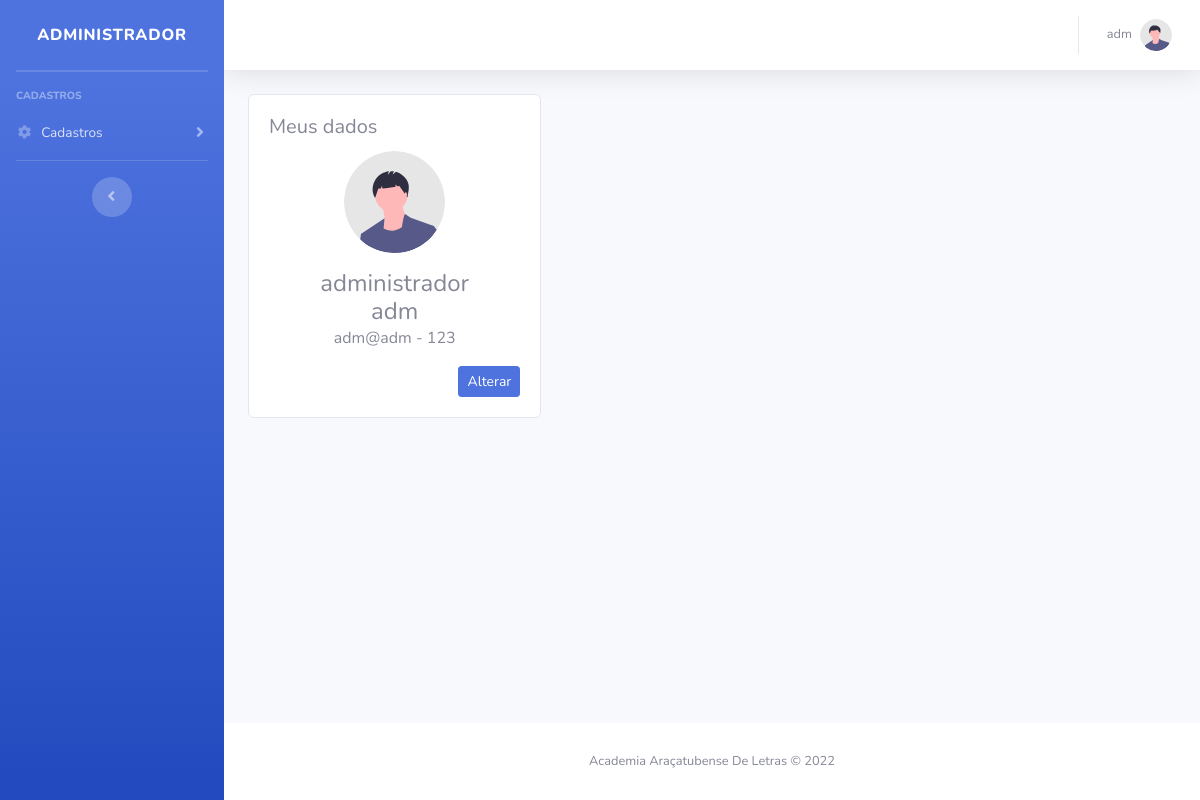
/modulos/perfil/perfil.php (signed in), run on the app's committed database.
### tables this page shows
CREATE TABLE `usuario` (
  `id` int(11) NOT NULL,
  `nome` varchar(150) NOT NULL,
  `email` varchar(100) NOT NULL,
  `telefone` bigint(20) NOT NULL,
  `senha` varchar(20) NOT NULL,
  `tipo` varchar(30) NOT NULL
);

### config.php (called while the page is built, shortened)
<?php
include_once path('funcoes/conexao.php');
function arquivo($file)
{
    return ROOT_PATH . $file;
}
function path($file)
{
    return ROOT_DIR . '/' . $file;
}
function usuario()
{
    $id = $_SESSION['id'];
    $sql = "SELECT * FROM usuario WHERE id = $id";
    $query = $GLOBALS['conexaoBanco']->query($sql);
    return $query->fetch();
}

### funcoes/conexao.php (called while the page is built, shortened)
<?php
    function retornaDado($sql)
    {
        $pdo = $GLOBALS['conexaoBanco'];
        $resultado = $pdo->query($sql);
        return $resultado->fetch();
    }
?>

### modulos/perfil/perfil.php (the view, shortened to what this page needs)
<!DOCTYPE html>
<html lang="pt-br">
<?php
include '../../config.php';
$sql = 'SELECT * FROM usuario where id ';
$perfil = retornaDado($sql);
?>
<?php include_once path('template/head.php'); ?>
<body id="page-top">
    <div id="wrapper">
        <?php include_once path('template/sidebar.php'); ?>
        <div id="content-wrapper" class="d-flex flex-column">
            <div id="content">
                <?php include_once path('template/navbar.php'); ?>
                    <div class="container-fluid">
                        <div class="row g-4">
                            <div class="col-12 col-sm-12 col-md-4 col-lg-4 col-xl-4 mb-3">
                                <div class="d-flex">
                                    <div class="card w-100">
                                        <div class="card-body">
                                            <h5 class="card-title">Meus dados</h5>
                                            <div class="text-center">
                                                <img class="img-profile rounded-circle mb-3 col-6" src="<?= arquivo('img/undraw_profile.svg') ?>">
                                            </div>
                                            <h4 class="text-center mb-0"><?= $perfil['tipo'] ?></h4>
                                            <h4 class="text-center mb-0"><?= $perfil['nome'] ?></h4>
                                            <p class="text-small text-muted text-center"><?= $perfil['email'] ?> - <?= $perfil['telefone'] ?></p>
                                            <div class="text-right">
                                                <a href="../usuarios/alterar.php?id=<?= $perfil['id'] ?>" class="btn btn-primary btn-sm">Alterar</a>
                                            </div>
                                        </div>
                                    </div>
                                </div>
                            </div>
                        </div>
                    </div>
            </div>
            <footer class="sticky-footer bg-white">
                <div class="container my-auto">
                    <div class="copyright text-center my-auto">
                        <span>Academia Araçatubense De Letras &copy; 2022</span>
                    </div>
                </div>
            </footer>
</body>
</html>

### template/navbar.php (shortened to what this page needs)
<nav class="navbar navbar-expand navbar-light bg-white topbar mb-4 static-top shadow">
    <ul class="navbar-nav ml-auto">
        <li class="nav-item dropdown no-arrow">
            <a class="nav-link dropdown-toggle" href="#" id="userDropdown" role="button" data-toggle="dropdown" aria-haspopup="true" aria-expanded="false">
                <span class="mr-2 d-none d-lg-inline text-gray-600 small"><?= usuario()['nome'] ?></span>
                <img class="img-profile rounded-circle" src="<?= arquivo('img/undraw_profile.svg') ?>">
            </a>
        </li>
    </ul>
</nav>

### data on the page
usuario: nome "adm"
usuario: tipo "administrador", nome "adm", email "adm@adm", telefone "123"
